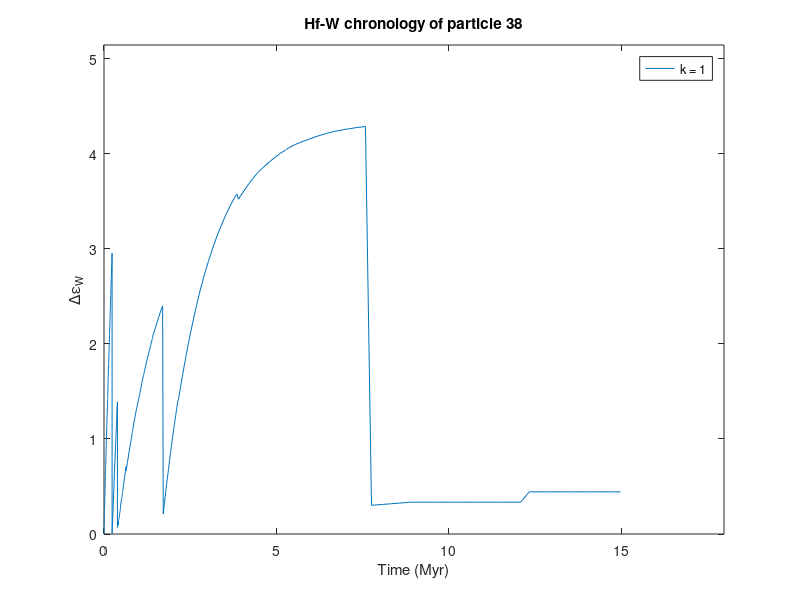

MATLAB code for this plot:
% Import and plot final data from accrete5e run

eps = dlmread('eps.dat');
end_ = dlmread('end.dat');
follow = dlmread('follow.dat');
followgmt = dlmread('followgmt.dat');
% % "output.dat" is the collision data file read by accrete5e. Not needed
% % here.
% output = dlmread('output.dat', '', 1, 0);

% Plot eps data: tracking of one object
plot(eps(:,2)/10e6, eps(:,3))
title('Hf-W chronology of particle 38');
axis([0, 1.2*max(eps(:,2))/10e6, 0, 1.2*max(eps(:,3))]);
xlabel('Time (Myr)');
ylabel('\Delta\epsilon_W');
legend('k = 1', 'Location', 'Best');
